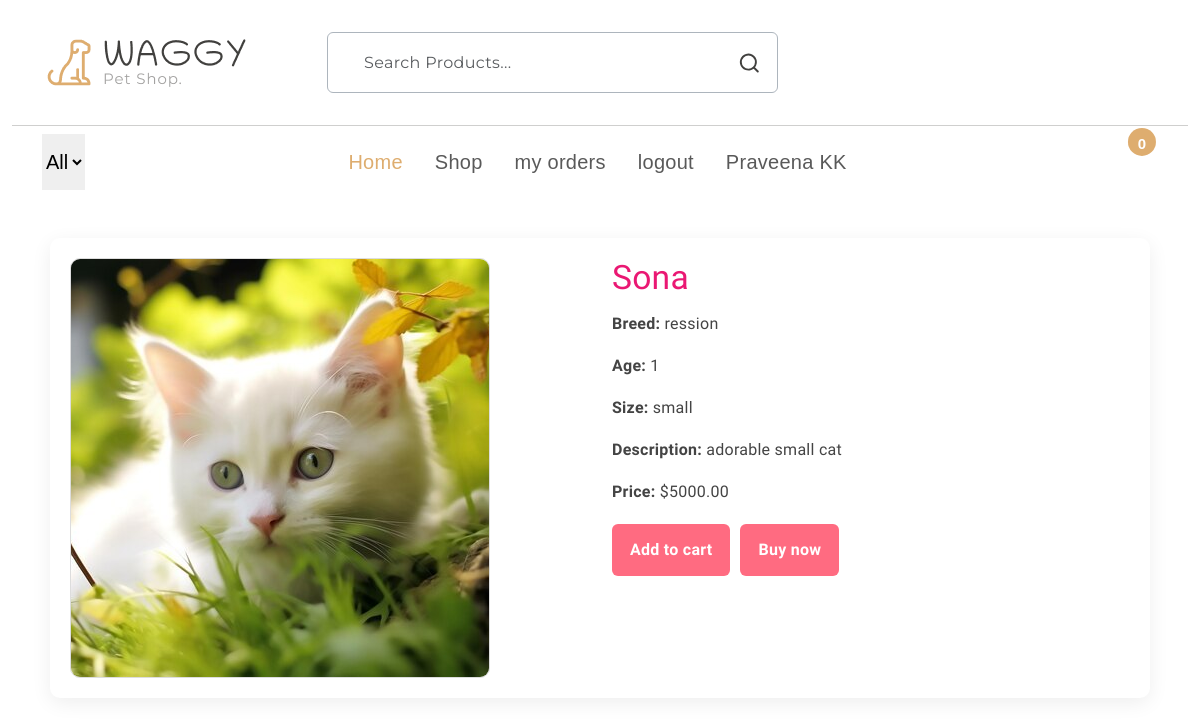
/detailes/13/ (signed in), run on the app's committed database.
### shop/models.py (models this page shows, shortened)
class Pet(models.Model):
    CATEGORY = models.ForeignKey(PetCategory, on_delete=models.CASCADE)
    name = models.CharField(max_length=100)
    image = models.ImageField(upload_to='pet_images/',default='pet_images/default.jpg')
    description = models.TextField()
    breed = models.CharField(max_length=100)
    price = models.DecimalField(max_digits=10, decimal_places=2)
    age = models.PositiveIntegerField()
    size = models.CharField(max_length=50)

### shop/views.py (the view)
# urls.py: path('detailes/<int:p_id>/',views.detailes1,name='detailes'),
def detailes1(request,p_id):
    cart_items = cart_item(request)
    pet = Pet.objects.get(id=p_id)
    return render(request,"detailes.html", {"pet": pet, "cart_items": cart_items})

### shop/views.py (called while the page is built)
def cart_item(request):
    c_id = cart_id(request)
    cart, created = Cart.objects.get_or_create(cart_id=c_id)
    cart_items = CartItem.objects.filter(CART=cart)
    return cart_items

def cart_id(request):
    cart_id = request.session.session_key
    if not cart_id:
        cart_id = request.session.create()
        cart_id = request.session.session_key
    return cart_id

### templates/detailes.html (shortened to what this page needs)
{% extends 'base.html' %}
{% block content %}
<div class="product-details-wrap">
  <div class="product-details-grid">
    <div class="product-details-img">
      <img src="{{ pet.image.url }}" alt="{{ pet.name }}" style="width: 100%; max-width: 420px; height: 420px; object-fit: cover; border-radius: 10px;">
    </div>
    <div class="product-details-info">
      <h1>{{ pet.name }}</h1>
      <p><strong>Breed:</strong> {{ pet.breed }}</p>
      <p><strong>Age:</strong> {{ pet.age }}</p>
      <p><strong>Size:</strong> {{ pet.size }}</p>
      <p><strong>Description:</strong> {{ pet.description }}</p>
      <p><strong>Price:</strong> ${{ pet.price }}</p>
      <div class="product-details-buttons">
        <a href="{% url 'add_to_cart' pet.id %}">Add to cart</a>
        <a href="{% url 'buying_detailes' pet.id %}">Buy now</a>
      </div>
    </div>
  </div>
</div>
{% endblock %}

### templates/base.html (shortened to what this page needs)
{% load static %}
<!DOCTYPE html>
<html lang="en">
<head>
</head>
<link rel="stylesheet" href="https://cdn.jsdelivr.net/npm/swiper@9/swiper-bundle.min.css" />
<link href="https://cdn.jsdelivr.net/npm/bootstrap@5.3.0-alpha3/dist/css/bootstrap.min.css" rel="stylesheet"
>
<link rel="stylesheet" type="text/css" href="{% static 'css/vendor.css' %}">
<link rel="stylesheet" type="text/css" href="{% static 'style.css' %}">
</head>
<body>
  <header>
    <div class="container py-2">
      <div class="row py-4 pb-0 pb-sm-4 align-items-center ">
        <div class="col-sm-4 col-lg-3 text-center text-sm-start">
          <div class="main-logo">
            <a href="/">
              <img src="{% static 'images/logo.png' %}" alt="logo" class="img-fluid">
            </a>
          </div>
        </div>
        <div class="col-sm-6 offset-sm-2 offset-md-0 col-lg-5 d-none d-lg-block">
          <div class="search-bar border rounded-2 px-3 border-dark-subtle">
            <form id="search-form" class="text-center d-flex align-items-center" action="{% url 'allpets' %}" method="get">
              <input type="text" name="q" class="form-control border-0 bg-transparent"
                placeholder="Search products..." />
              <svg xmlns="http://www.w3.org/2000/svg" width="24" height="24" viewBox="0 0 24 24">
                <path fill="currentColor"
                  d="M21.71 20.29L18 16.61A9 9 0 1 0 16.61 18l3.68 3.68a1 1 0 0 0 1.42 0a1 1 0 0 0 0-1.39ZM11 18a7 7 0 1 1 7-7a7 7 0 0 1-7 7Z" />
              </svg>
            </form>
          </div>
        </div>
        </div>
      </div>
    <div class="container-fluid">
      <hr class="m-0">
    </div>
    <div class="container"
      style="font-size: 20px;font-family: 'Lucida Sans', 'Lucida Sans Regular', 'Lucida Grande', 'Lucida Sans Unicode', Geneva, Verdana, sans-serif;">
      <nav class="main-menu d-flex navbar navbar-expand-lg ">
        <div class="offcanvas offcanvas-end" tabindex="-1" id="offcanvasNavbar" aria-labelledby="offcanvasNavbarLabel">
          <div class="offcanvas-body justify-content-between">
            <select  id="petCategories" class="filter-categories border-0 mb-0 me-5">
              <option value="/allpets/">All</option>
            </select>
            <ul class="navbar-nav menu-list list-unstyled d-flex gap-md-3 mb-0">
              <li class="nav-item" >
                <a href="/" class="nav-link active">Home</a>
              </li>
              <li class="nav-item">
                <a href="/allpets/" class="nav-link">Shop</a>
              </li>
              {% if user.is_authenticated %}
               <li class="nav-item">
                <a href="/my-orders/" class="nav-link">my orders</a>
              </li>
              <li class="nav-item">
                <a href="/logout/" class="nav-link">logout</a>
              </li>
              <li class="nav-item">
                <a href="#" class="nav-link">{{ user.first_name }} {{ user.last_name }}</a>
              </li>
              {% endif %}
            </ul>
            <div class="d-none d-lg-flex align-items-end">
              <ul class="d-flex justify-content-end list-unstyled m-0">
                <li>
                </li>
                <li>
                </li>
                <li class="">
                  <a href="" class="mx-3" data-bs-toggle="offcanvas" data-bs-target="#offcanvasCart"
                    aria-controls="offcanvasCart">
                    <span class="position-absolute translate-middle badge rounded-circle bg-primary pt-2">
                      {{ cart_items|length }}
                    </span>
                  </a>
                </li>
              </ul>
            </div>
          </div>
        </div>
      </nav>
    </div>
  </header>
  {% block content %}
  {% endblock %}
</body>
</html>

### static/style.css (style rules this page uses)
:root { --header-height: 160px; --header-height-min: 80px; }
:root { --accent-color: #DEAD6F; --dark-color: #222222; --light-dark-color: #727272; --light-color: #fff; --grey-color: #dbdbdb; --light-grey-color: #fafafa; --primary-color: #6995B1; --light-primary-color: #eef1f3; }
:root { --body-font: 'Chilanka', cursive; --heading-font: 'Chilanka', cursive; --secondary-font: 'Montserrat', sans-serif; }
body { --bs-link-color: #333; --bs-link-hover-color: #333; --bs-link-color-rgb: 40, 40, 40; --bs-link-hover-color-rgb: 0, 0, 0; --bs-light-rgb: 248, 248, 248; --bs-font-sans-serif: 'Chilanka', cursive; --bs-body-font-family: var(--bs-font-sans-serif); --bs-body-font-size: 1rem; --bs-body-font-weight: 400; --bs-body-line-height: 2; --bs-body-color: #41403E; --bs-primary: #DEAD6F; --bs-primary-rgb: 222, 173, 111; --bs-primary-bg-subtle: #FFF9EB; --bs-border-color: #F7F7F7; --bs-secondary-rgb: 230, 243, 251; --bs-success-rgb: 238, 245, 228; --bs-danger-rgb: 249, 235, 231; --bs-warning-rgb: 255, 249, 235; --bs-info-rgb: 230, 243, 250; }
body { letter-spacing: 0.01625rem; }
h1, h2, h3, h4, h5, h6 { font-family: var(--heading-font); color: var(--bs-body-color); font-weight: 400; text-transform: capitalize; }
a { text-decoration: none; }
.search-bar { border: 1px solid #EAEAEA; }
.search-bar ::placeholder { font-family: var(--secondary-font); }
.navbar-nav .nav-link.active, .navbar-nav .nav-link.show, .nav-link:focus, .nav-link:hover { color: var(--accent-color); }
.form-control { color: #908F8D; line-height: normal; letter-spacing: 0.02125rem; text-transform: capitalize; border-radius: 0.25rem; border: 1px solid rgba(65, 64, 62, 0.20); background: #FFF; display: flex; padding: 1.25rem 0rem 1.25rem 1.25rem; align-items: center; gap: 0.375rem; align-self: stretch; }

### templates/detailes.html (style rules this page uses)
.product-details-wrap { max-width: 1100px; margin: 40px auto; padding: 20px; border-radius: 10px; background: #fff; box-shadow: 0 5px 20px rgba(0,0,0,0.07); }
.product-details-grid { display: grid; grid-template-columns: 1fr 1fr; gap: 24px; align-items: start; }
.product-details-img img { width: 100%; height: auto; border-radius: 10px; object-fit: cover; border: 1px solid #ddd; }
.product-details-info h1 { margin-top: 0; color: #ea1873; font-size: 2.1rem; }
.product-details-info p { margin: 10px 0; font-size: 1rem; color: #444; }
.product-details-buttons { margin-top: 16px; display: flex; flex-wrap: wrap; gap: 10px; }
.product-details-buttons a, .product-details-buttons button { display: inline-flex; align-items: center; justify-content: center; border: none; border-radius: 6px; padding: 10px 18px; font-weight: 600; cursor: pointer; text-decoration: none; }
.product-details-buttons a { color: #fff; background: #ff6b81; }

### data on the page
Pet: image (picture), name "Sona", breed "ression", age "1", size "small", description "adorable small cat", price "5000.00"

### other printed values
{{ user.first_name }} "Praveena"
{{ user.last_name }} "KK"
{{ cart_items|length }} "0"
